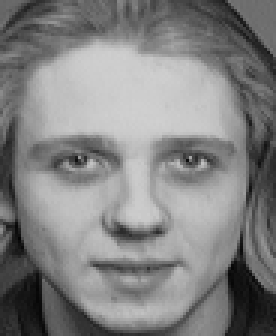
#> input picture data/att_faces/s12/1.pgm, 92 x 112 px, found by its file name (shown 3 times larger)
$ python make_blur_comparison.py
#> lines starting #> are read from the running program, lines starting #| are printed output that depends on the picture
### src/facedeid/gaussian_blur.py
"""Gaussian Blurring de-identification (k×k kernel, OpenCV's auto-sigma)."""
from __future__ import annotations

import argparse
import sys
from pathlib import Path

import cv2
import numpy as np

from .face_detector import FaceDetector, BBox


def _normalize_ksize(k: int) -> int:
    if k < 1:
        raise ValueError(f"k must be >= 1, got {k}")
    if k % 2 == 0:
        k += 1
    return k


def gaussian_blur(img: np.ndarray, k: int, sigma: float = 0.0) -> np.ndarray:
    k = _normalize_ksize(k)
    if k == 1:
        return img.copy()
    return cv2.GaussianBlur(img, (k, k), sigmaX=float(sigma), sigmaY=float(sigma))


# [99 lines left out: functions gaussian_blur_region, gaussian_blur_faces, _gather_images, _process_folder, main, not called in this run]


# [2 lines that do not run on import are left out]

### scripts/make_blur_comparison.py
"""Visual comparison grid: original vs Gaussian Blur k∈{15,45,99}."""
from __future__ import annotations

import sys
from pathlib import Path

import cv2
import matplotlib.pyplot as plt

sys.path.insert(0, str(Path(__file__).resolve().parent.parent / "src"))
from facedeid.gaussian_blur import gaussian_blur  # noqa: E402

PROJECT_ROOT = Path(__file__).resolve().parent.parent
DATA_ROOT = PROJECT_ROOT / "data" / "att_faces"
OUT_DIR = PROJECT_ROOT / "figures"
OUT_DIR.mkdir(exist_ok=True)

K_VALUES = [15, 45, 99]
SAMPLE_SUBJECTS = ["s1", "s5", "s10", "s20"]
SAMPLE_INDEX = 1
IMG_EXTS = {".pgm", ".png", ".jpg", ".jpeg", ".bmp"}


def _load_subject_image(subj: str):
#> called with subj = 's1'
    cand = DATA_ROOT / subj / f"{SAMPLE_INDEX}.pgm"
    if cand.exists():
        return cv2.imread(str(cand), cv2.IMREAD_GRAYSCALE)
#> returned value is the input picture: shape (112, 92); min 2, max 208, mean 129.8
    imgs = sorted(p for p in (DATA_ROOT / subj).glob("*") if p.suffix.lower() in IMG_EXTS)
    if not imgs:
        raise FileNotFoundError(f"no images under {DATA_ROOT / subj}")
    return cv2.imread(str(imgs[0]), cv2.IMREAD_GRAYSCALE)


def main() -> None:
    n_rows, n_cols = len(SAMPLE_SUBJECTS), 1 + len(K_VALUES)
    fig, axes = plt.subplots(n_rows, n_cols, figsize=(2.0 * n_cols, 2.4 * n_rows))
    if n_rows == 1:
        axes = axes.reshape(1, -1)
    col_titles = ["(a) orig"] + [f"({chr(ord('b') + i)}) k={k}" for i, k in enumerate(K_VALUES)]

    for r, subj in enumerate(SAMPLE_SUBJECTS):
        orig = _load_subject_image(subj)
        axes[r, 0].imshow(orig, cmap="gray", vmin=0, vmax=255)
        axes[r, 0].set_xticks([]); axes[r, 0].set_yticks([])
        if r == 0:
            axes[r, 0].set_title(col_titles[0])
        axes[r, 0].set_ylabel(subj, fontsize=10, rotation=0, labelpad=20, va="center")
        for c, k in enumerate(K_VALUES, start=1):
            axes[r, c].imshow(gaussian_blur(orig, k), cmap="gray", vmin=0, vmax=255)
            axes[r, c].set_xticks([]); axes[r, c].set_yticks([])
            if r == 0:
                axes[r, c].set_title(col_titles[c])

    fig.suptitle("Gaussian Blurring: visual quality vs. kernel size k", y=1.00, fontsize=12)
    plt.tight_layout()
    out_png = OUT_DIR / "blur_comparison.png"
    plt.savefig(out_png, dpi=150, bbox_inches="tight")
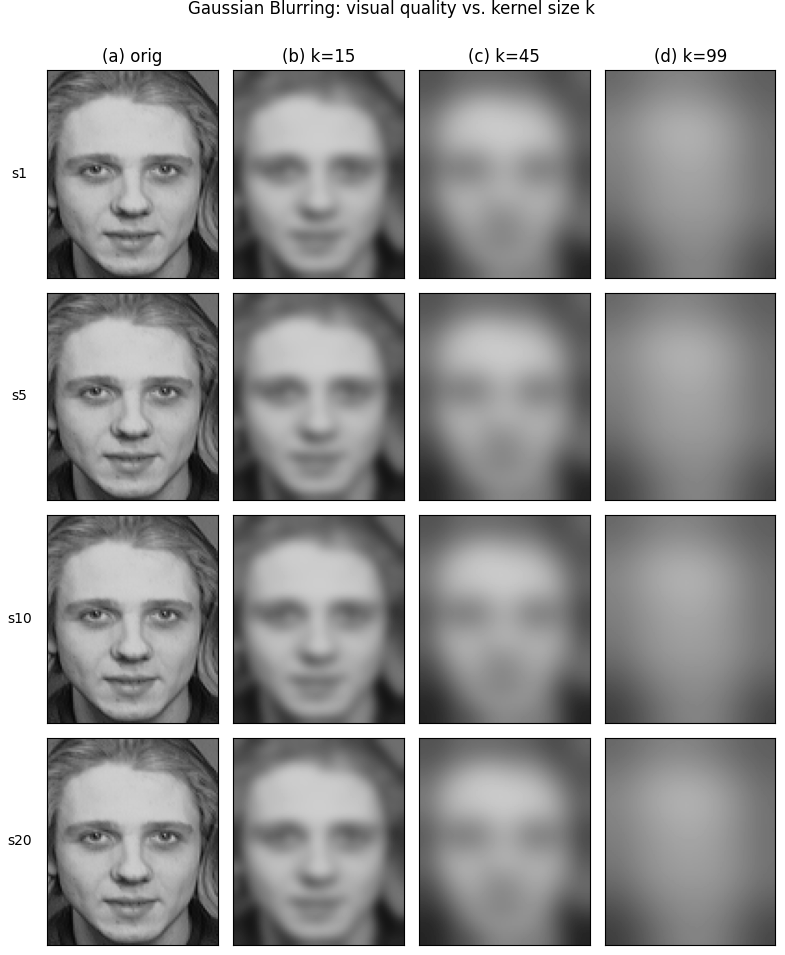
#> figure drawn by matplotlib, 16 panels
    print(f"saved: {out_png}")

    # Single-row version
    fig2, ax2 = plt.subplots(1, n_cols, figsize=(2.0 * n_cols, 2.4))
    orig = _load_subject_image(SAMPLE_SUBJECTS[0])
    ax2[0].imshow(orig, cmap="gray", vmin=0, vmax=255)
    ax2[0].set_xticks([]); ax2[0].set_yticks([]); ax2[0].set_title("(a) orig")
    for c, k in enumerate(K_VALUES, start=1):
        ax2[c].imshow(gaussian_blur(orig, k), cmap="gray", vmin=0, vmax=255)
        ax2[c].set_xticks([]); ax2[c].set_yticks([])
        ax2[c].set_title(f"({chr(ord('b') + c - 1)}) k={k}")
    plt.tight_layout()
    out_png2 = OUT_DIR / "blur_comparison_single_row.png"
    plt.savefig(out_png2, dpi=150, bbox_inches="tight")
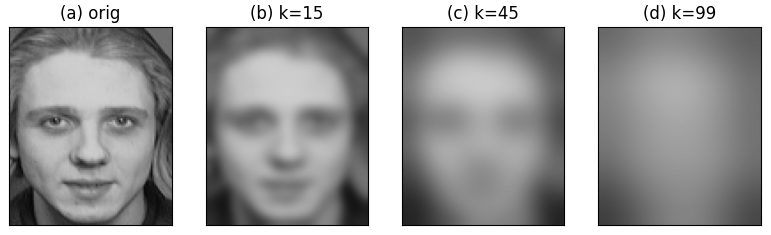
#> figure drawn by matplotlib, 4 panels
    print(f"saved: {out_png2}")


if __name__ == "__main__":
    main()
